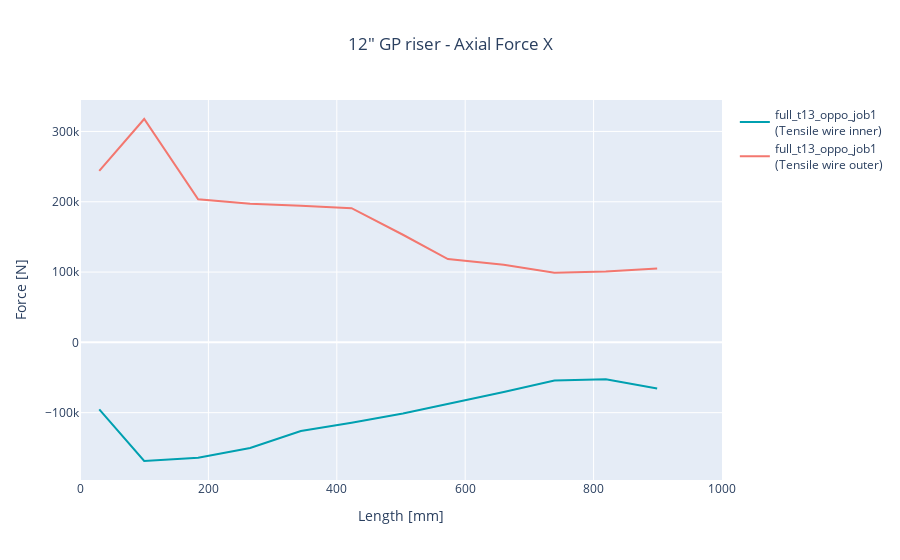

The code cell stored with this chart in its notebook:
### Markdown cell above
#### Plot

### Code cell
# Main
run_button = widgets.Button(description='Show below selection',
                            layout=Layout(width = '99%'))

# # Create/clear file for writing results
# res_file= project_folder / 'CS_print_res.csv'
# with open(res_file, 'w') as fo: pass
val = '' # TEST

def run_on_click(a):
    
    '''
    Format of dataframes results are picked from:
     - df with full cross section results = df_case[case][pos]
     - df with excel results = df_results[case]
     - length plot : df_plot consists of one row with results for each position
    
    # Todo: find max inc position
    
    '''
    
    # Create/clear file for writing results
    res_file = project_folder / 'CROSSECTION_post-processing.csv'
    df_write = pd.DataFrame()
    with open(res_file, 'w') as fo: pass
    
    # Read position and curvature from widgets
    curvature = wg_curv.value
    position = wg_pos.value
    timestep = wg_timestep.value
    
    # Initialization
    data = []
    clear_output()
        
    # Find increment with critical curvature
    curv_inc = {}

    for case in wg_cases.value:
#         try:
        df = df_case[case][position]
        curv_inc[case] = (df['K1_2'].abs()-curvature).abs().argsort()[0]
#         except KeyError:
#             pass
    
    # Extract case names from tabs
    case_names = {}
    for c in tab.children:
        case_names[c.placeholder] = c.value
    
    # Plot each case
    for i, case in enumerate(wg_cases.value):
        
        # Create empty dataframe 
        df_plot = pd.DataFrame()
        
        # Get positions for this case
        positions = sorted([int(p) for p in df_case[case].keys()])
        
        #  L E N G T H
        if wg_xaxis.value == 'Length':
            
            # Function of length for given inc - only when curvature not timestep
            inc = curv_inc[case]
            
            for pos in positions:
                # Extract df with only relevant columns (to limit size)
                df_pos = df_filter(df_case[case][str(pos)], keep=list(wg_cbodies.value), remove=remove_cbodies)
                
                # If for specific curvature
                if toggle_curv.value == 'Curvature':
                    df_inc = df_pos.iloc[inc:inc+1].reset_index(drop=True) # extract current increment
                else:
                    # If for specific time step - SHOULD FIND NEAREST TIME STEP IF NO MATCH
                    df_inc = df_pos[np.round(df_pos['time'], 2)==timestep].reset_index(drop=True)
#                     df_inc = df_pos[np.round(df_pos['time'], 3)==0.240].reset_index(drop=True)
                
                # For both                
                df_res = pd.concat([pd.DataFrame({'Position' : [pos]}), df_inc], axis=1) # concat pos and inc
                df_plot = pd.concat([df_plot, df_res], axis=0, ignore_index=True) # add new pos to bottom
#                 print(df_plot)

            df_plot.drop(['inc', 'time'], axis=1, inplace=True)
        
        #  T I M E
        elif any([wg_xaxis.value == 'Time', wg_xaxis.value == 'Curvature']):
            
            # Position to plot is based on user input
            pos = wg_pos.value
            keep_cbodies = [f'{wg_yaxis.value}.{cb}' for cb in wg_cbodies.value]
            df_plot = df_filter(df_case[case][str(pos)], keep=keep_cbodies, remove=remove_cbodies)
            
            # Add stress if desired
            if wg_yaxis.value == 'Stress':
                df_plot['Stress'] = df_stress[case]['Stress.Flextensile1']
#                 print(df_stress[case])
                # THIS IS A QUICK FIX - ALSO CHECK SAME NUMBER OF TIME STEPS?
                # ONLY ADDS FLEXTENSILE1 HARDCODED
        
        #  O T H E R
        else:
            df_plot = df_filter(df_case[case][position], keep='sum', remove=['none', 'frc'])


        # Plot each part
        for k, val in enumerate([l for l in df_plot.columns.values if wg_yaxis.value in l]):
            # Generate name
            try:
                part_name = val.split('.')[1].replace('_', ' ').capitalize()
            except IndexError:
                part_name = val

            # Define color
            line_type = []
            if toggle_color.value == 'Cases':
                line_color, line_symbol = i, k
            else:
                line_color, line_symbol = k, i

            # X-axis options
            
            try:
                case_name = case_names[case]
            except Exception:
                case_name = case
            
            if wg_xaxis.value == 'Curvature':
                plot_name = f'{case_name}<br>({part_name})'
                x_vals = df_plot['K1_2'].abs()
                x_title = 'Curvature [1/m]'
                x_range = [0, 1.0]
                plot_loc = wg_pos.value
                
            elif wg_xaxis.value == 'Time':
                plot_name = f'{part_name}<br>({case_name})'
                x_vals = df_plot['time']
                x_title = 'Time [s]'
                x_range = [0, 2]
                plot_loc = wg_pos.value

            elif wg_xaxis.value == 'Length':
                plot_name = f'{case_name}<br>({part_name})'
                x_vals = df_plot['Position']
                x_title = 'Length [mm]'
                x_range = [0, 1000]
                
                if wg_curv.disabled == False:
                    plot_loc = wg_curv.value
                else:
                    plot_loc = wg_timestep.value
                
            else:
                x_vals = df_results[case_file]['Contact Force']
                x_title = 'Contact force [N]'
                x_range = [0, 300000]          
            
            # Make trace
            trace = go.Scatter(mode=toggle_markers.value,
                               x = x_vals,
#                                y = abs(df_plot[val]),
                               y = df_plot[val],
                               name = plot_name,
                               line = {'color' : colors_4s[line_color]},
                               marker = {'color' : colors_4s[line_color], 
                                         'symbol' : line_symbol, 'size' : 7}
                              )
            data.append(trace)
#             print(len(x_vals))
#             print(list(df_plot[val]))
            
#             # Write to result file
#             try:
#                 csv_file = pd.read_csv(res_file, sep='\t')
#             except Exception:
#                 csv_file = pd.DataFrame()
                
            col_name = f'{case_name.replace("<br>", " - ")} - {plot_loc}'
#             csv_file[f'{col_name} x'] = x_vals
#             csv_file[f'{col_name}'] = df_plot[val]
# #             csv_file.to_csv(res_file, index=False, sep='\t')
            
            # CREATE DF_WRITE INSTEAD
            df_write = pd.concat([df_write, 
                                  pd.DataFrame({f'{col_name}' : x_vals}),
                                  pd.DataFrame({f'{col_name} - {val}' : df_plot[val]})], axis=1)


    # Write to csv file
    df_write.fillna('')
    df_write.to_csv(res_file, index=False, sep='\t')
            
            
    # Y-axis title
    try:
        y_title = fm_units[val.split('.')[0]]
    except (KeyError, UnboundLocalError):
        y_title = val # If here : df_filter keep might be set to 'sum' which removes some variables

    # Change range if desireable
    if wg_yaxis.value == 'EI':
        y_axis_dict = dict(title=y_title, range=[-30e6, 30e6])
    else:
        y_axis_dict = dict(title=y_title)
   
    # Layout of plot
    layout = go.Layout(title=f'12" GP riser - {fm[val.split(".")[0]]}',
                       title_x=0.5,
                       xaxis=dict(title=x_title, range=x_range),
                       yaxis=y_axis_dict)
    
    fig1 = dict(data=data, layout=layout)
    plotly.offline.iplot(go.Figure(fig1))
    display(run_button, ui_box3, ui_box1, tab, ui_box2)

run_button.on_click(run_on_click)

display(run_button, ui_box3, ui_box1, tab, ui_box2)

### Figure 1 — Plotly figure (JSON) as saved in the notebook; plotly's stock layout.template omitted (floating-point values rounded to 4 significant figures)
{"data": [{"line": {"color": "#00a0b0"}, "marker": {"color": "#00a0b0", "size": 7, "symbol": 0}, "mode": "lines", "name": "full_t13_oppo_job1<br>(Tensile wire inner)", "type": "scatter", "x": [30, 100, 184, 265, 344, 423, 503, 573, 660, 739, 819, 899], "y": [-95270.0, -168800.0, -164100.0, -150200.0, -126100.0, -114500.0, -101300.0, -87760.0, -70670.0, -54270.0, -52430.0, -65510.0]}, {"line": {"color": "#f3776f"}, "marker": {"color": "#f3776f", "size": 7, "symbol": 0}, "mode": "lines", "name": "full_t13_oppo_job1<br>(Tensile wire outer)", "type": "scatter", "x": [30, 100, 184, 265, 344, 423, 503, 573, 660, 739, 819, 899], "y": [243900.0, 317700.0, 203600.0, 197100.0, 194500.0, 190900.0, 153100.0, 118600.0, 110300.0, 99080.0, 100600.0, 105200.0]}], "layout": {"title": {"text": "12\" GP riser - Axial Force X", "x": 0.5}, "xaxis": {"range": [0, 1000], "title": {"text": "Length [mm]"}}, "yaxis": {"title": {"text": "Force [N]"}}}}
